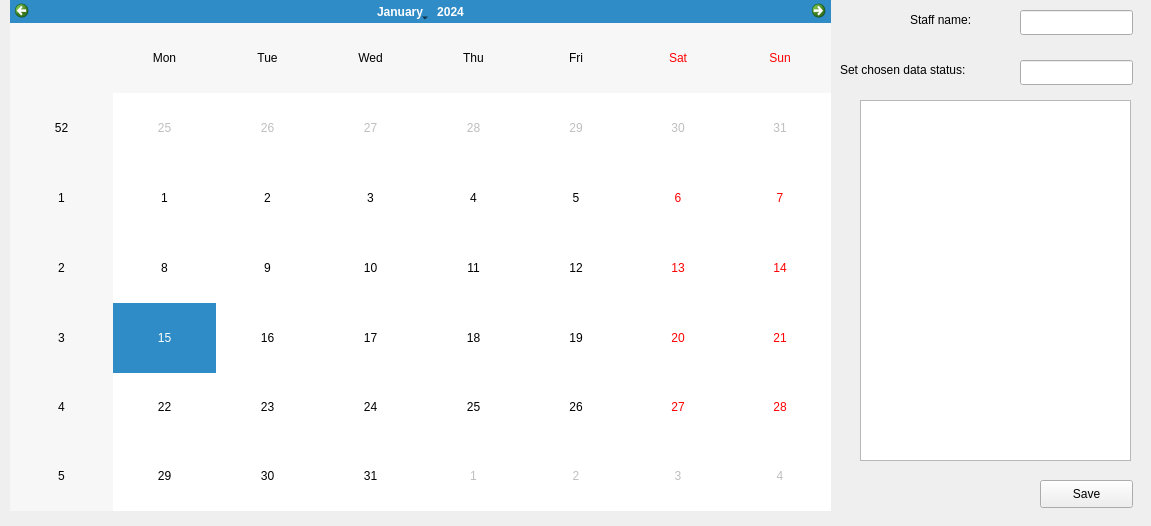
<?xml version="1.0" encoding="UTF-8"?>
<ui version="4.0">
 <class>staff_calender</class>
 <widget class="QWidget" name="staff_calender">
  <property name="geometry">
   <rect>
    <x>0</x>
    <y>0</y>
    <width>1151</width>
    <height>526</height>
   </rect>
  </property>
  <property name="windowTitle">
   <string>Form</string>
  </property>
  <widget class="QCalendarWidget" name="calendarWidget">
   <property name="geometry">
    <rect>
     <x>10</x>
     <y>0</y>
     <width>821</width>
     <height>511</height>
    </rect>
   </property>
  </widget>
  <widget class="QLineEdit" name="statusline">
   <property name="geometry">
    <rect>
     <x>1020</x>
     <y>60</y>
     <width>113</width>
     <height>25</height>
    </rect>
   </property>
  </widget>
  <widget class="QLabel" name="label">
   <property name="geometry">
    <rect>
     <x>840</x>
     <y>60</y>
     <width>171</width>
     <height>19</height>
    </rect>
   </property>
   <property name="text">
    <string>Set chosen data status:</string>
   </property>
  </widget>
  <widget class="QLineEdit" name="staffnamebtn">
   <property name="geometry">
    <rect>
     <x>1020</x>
     <y>10</y>
     <width>113</width>
     <height>25</height>
    </rect>
   </property>
  </widget>
  <widget class="QLabel" name="label_2">
   <property name="geometry">
    <rect>
     <x>910</x>
     <y>10</y>
     <width>101</width>
     <height>19</height>
    </rect>
   </property>
   <property name="text">
    <string>Staff name:</string>
   </property>
  </widget>
  <widget class="QTableView" name="tableView">
   <property name="geometry">
    <rect>
     <x>860</x>
     <y>100</y>
     <width>271</width>
     <height>361</height>
    </rect>
   </property>
  </widget>
  <widget class="QPushButton" name="savebtn">
   <property name="geometry">
    <rect>
     <x>1040</x>
     <y>480</y>
     <width>93</width>
     <height>28</height>
    </rect>
   </property>
   <property name="text">
    <string>Save</string>
   </property>
  </widget>
 </widget>
 <resources/>
 <connections/>
</ui>
